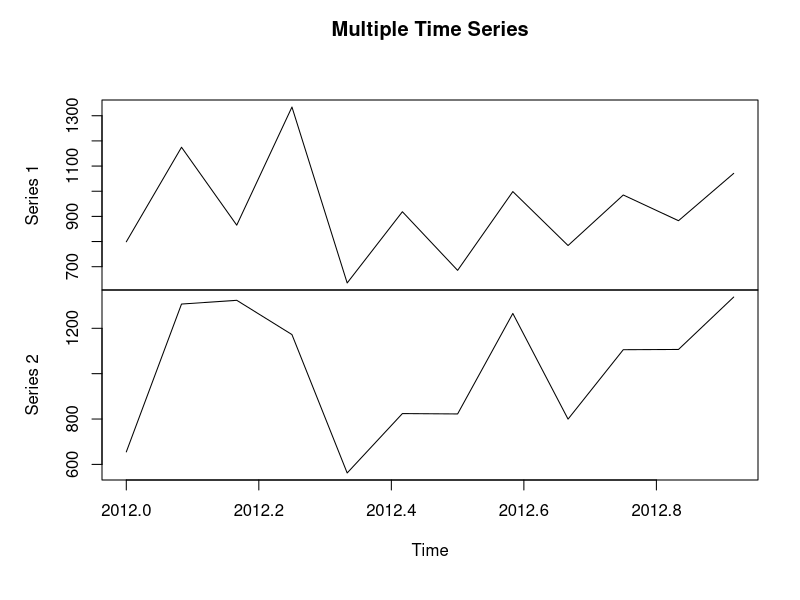

This chart was generated by the following R code:


   # frequency = 12 pegs the data points for every month of a year.

   # frequency = 4 pegs the data points for every quarter of a year.

    #frequency = 6 pegs the data points for every 10 minutes of an hour.

    #frequency = 24*6 pegs the data points for every 10 minutes of a day.

rainfall1 <- c(799,1174.8,865.1,1334.6,635.4,918.5,685.5,998.6,784.2,985,882.8,1071)
rainfall2 <- 
           c(655,1306.9,1323.4,1172.2,562.2,824,822.4,1265.5,799.6,1105.6,1106.7,1337.8)

# Convert them to a matrix.
combined.rainfall <-  matrix(c(rainfall1,rainfall2),nrow = 12)

# Convert it to a time series object.
rainfall.timeseries <- ts(combined.rainfall,start = c(2012,1),frequency = 12)

# Print the timeseries data.
print(rainfall.timeseries)



# Plot a graph of the time series.
plot(rainfall.timeseries, main = "Multiple Time Series")


# Give the chart file a name.
png(file = "rainfall_combined.png")
# Save the file.
dev.off()
